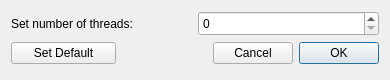
<?xml version="1.0" encoding="UTF-8"?>
<ui version="4.0">
 <class>GNSS_Multi_Threading</class>
 <widget class="QDialog" name="GNSS_Multi_Threading">
  <property name="geometry">
   <rect>
    <x>0</x>
    <y>0</y>
    <width>390</width>
    <height>80</height>
   </rect>
  </property>
  <property name="sizePolicy">
   <sizepolicy hsizetype="Fixed" vsizetype="Fixed">
    <horstretch>0</horstretch>
    <verstretch>0</verstretch>
   </sizepolicy>
  </property>
  <property name="windowTitle">
   <string>Dialog</string>
  </property>
  <layout class="QGridLayout" name="gridLayout">
   <item row="0" column="1">
    <widget class="QSpinBox" name="spinBoxNumberThreads">
     <property name="minimumSize">
      <size>
       <width>50</width>
       <height>25</height>
      </size>
     </property>
    </widget>
   </item>
   <item row="1" column="0" colspan="2">
    <widget class="QFrame" name="frame_2">
     <property name="frameShape">
      <enum>QFrame::NoFrame</enum>
     </property>
     <property name="frameShadow">
      <enum>QFrame::Raised</enum>
     </property>
     <layout class="QGridLayout" name="gridLayout_33">
      <property name="leftMargin">
       <number>0</number>
      </property>
      <property name="topMargin">
       <number>0</number>
      </property>
      <property name="rightMargin">
       <number>0</number>
      </property>
      <property name="bottomMargin">
       <number>0</number>
      </property>
      <property name="horizontalSpacing">
       <number>6</number>
      </property>
      <property name="verticalSpacing">
       <number>0</number>
      </property>
      <item row="0" column="3">
       <widget class="QPushButton" name="pushButtonNumberThreadsOk">
        <property name="text">
         <string>OK</string>
        </property>
       </widget>
      </item>
      <item row="0" column="1">
       <spacer name="horizontalSpacer_3">
        <property name="orientation">
         <enum>Qt::Horizontal</enum>
        </property>
        <property name="sizeHint" stdset="0">
         <size>
          <width>40</width>
          <height>20</height>
         </size>
        </property>
       </spacer>
      </item>
      <item row="0" column="2">
       <widget class="QPushButton" name="pushButtonNumberThreadsCancel">
        <property name="text">
         <string>Cancel</string>
        </property>
       </widget>
      </item>
      <item row="0" column="0">
       <widget class="QPushButton" name="pushButtonNumberThreadsDefault">
        <property name="sizePolicy">
         <sizepolicy hsizetype="Preferred" vsizetype="Fixed">
          <horstretch>0</horstretch>
          <verstretch>0</verstretch>
         </sizepolicy>
        </property>
        <property name="minimumSize">
         <size>
          <width>105</width>
          <height>0</height>
         </size>
        </property>
        <property name="text">
         <string>Set Default</string>
        </property>
       </widget>
      </item>
     </layout>
    </widget>
   </item>
   <item row="0" column="0">
    <widget class="QLabel" name="label">
     <property name="minimumSize">
      <size>
       <width>0</width>
       <height>25</height>
      </size>
     </property>
     <property name="toolTip">
      <string>&lt;b&gt;Set number of threads:&lt;/b&gt;&lt;br&gt;&lt;br&gt;Set the number of threads to use during gLAB processing. Multiple threads allow to parallelize computation load, but note that only the cycle-slip and model computation are run in multi-threading mode.&lt;br&gt;There must be as many cores as threads, so each thread run on a different core.&lt;br&gt;The default is to run with a single thread.&lt;br&gt;&lt;br&gt;&lt;b&gt;NOTE:&lt;/b&gt; In gLAB, the single thread and multi-thread modes are separated in different command line executables (with the same source code). The names of the multi-thread executables are the following:&lt;ul&gt;&lt;li&gt;&lt;b&gt;Windows:&lt;/b&gt; gLAB_MultiThread.exe&lt;/li&gt;&lt;li&gt;&lt;b&gt;Linux:&lt;/b&gt; gLAB_MultiThread_linux&lt;/li&gt;&lt;li&gt;&lt;b&gt;Mac:&lt;/b&gt; gLAB_MultiThread_mac&lt;br&gt;&lt;/li&gt;&lt;/ul&gt;</string>
     </property>
     <property name="styleSheet">
      <string notr="true">color: rgb(0, 0, 0);</string>
     </property>
     <property name="text">
      <string>Set number of threads:</string>
     </property>
    </widget>
   </item>
   <item row="2" column="0">
    <spacer name="verticalSpacer">
     <property name="orientation">
      <enum>Qt::Vertical</enum>
     </property>
     <property name="sizeHint" stdset="0">
      <size>
       <width>20</width>
       <height>0</height>
      </size>
     </property>
    </spacer>
   </item>
  </layout>
 </widget>
 <tabstops>
  <tabstop>spinBoxNumberThreads</tabstop>
  <tabstop>pushButtonNumberThreadsDefault</tabstop>
  <tabstop>pushButtonNumberThreadsCancel</tabstop>
  <tabstop>pushButtonNumberThreadsOk</tabstop>
 </tabstops>
 <resources/>
 <connections/>
</ui>
